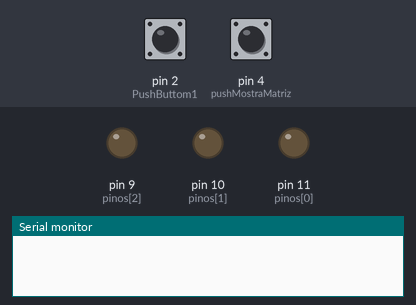
This sketch was run on a simulated Arduino Uno, built with avr-gcc and run on an emulated ATmega328P. Shown: output pins drawn as LEDs (lit = HIGH), the last lines printed to the serial monitor. The test bench sets the inputs (shaded band); at power-on: pin 2 (PushButtom1) LOW, pin 4 (pushMostraMatriz) LOW.

Above: at 1.2 s.
1.3 s: pin 2 (PushButtom1) pulled HIGH for 0.15 s
At 2.4 s:
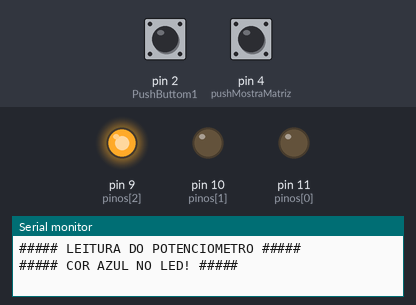
2.9 s: pin 4 (pushMostraMatriz) pulled HIGH for 0.15 s
4.5 s: pin 4 (pushMostraMatriz) driven HIGH
Timing chart, 0 to 7.5 s (numbered marks = the images above; inputs shaded):
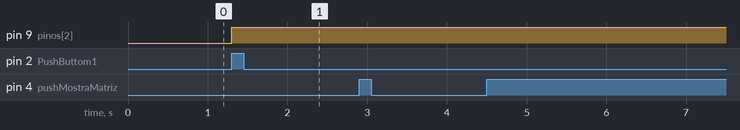

Measured:
- after the input at 1.3 s, pin 9 (pinos[2]): LOW → HIGH at once

The sketch:

LEGRGB_MATRIZ.ino
```cpp
int pinos[] = {11, 10, 9}; //R | G | B
int PushButtom1 = 2;
int pushMostraMatriz = 4;
int matrizRGB[6][4] = { // red | green | blue | contador
  {255, 0, 0, 0},    //red
  {0, 255, 0, 0},    //green
  {0, 0, 255, 0},    //blue
  {255, 255, 0, 0},  //AMARELO
  {150, 0, 255, 0},  //MAGENTA
  {100, 0, 128, 0}   // ROSA
};

void LeituraPotenciometro() {
  Serial.println("##### LEITURA DO POTENCIOMETRO #####");
  int linha = map(analogRead(A0), 0, 1023, 1, 6); // só 1 a 6

  if (linha == 1){
    Serial.println("##### COR VERMELHA NO LED! #####");
    matrizRGB[linha-1][3]++;
    analogWrite(pinos[0], matrizRGB[linha-1][0]);
    analogWrite(pinos[1], matrizRGB[linha-1][1]);
    analogWrite(pinos[2], matrizRGB[linha-1][2]);
  }
  else if (linha == 2){
    Serial.println("##### COR VERDE NO LED! #####");
    matrizRGB[linha-1][3]++;
    analogWrite(pinos[0], matrizRGB[linha-1][0]);
    analogWrite(pinos[1], matrizRGB[linha-1][1]);
    analogWrite(pinos[2], matrizRGB[linha-1][2]);
  }
  else if (linha == 3){
    Serial.println("##### COR AZUL NO LED! #####");
    matrizRGB[linha-1][3]++;
    analogWrite(pinos[0], matrizRGB[linha-1][0]);
    analogWrite(pinos[1], matrizRGB[linha-1][1]);
    analogWrite(pinos[2], matrizRGB[linha-1][2]);
  }
  else if (linha == 4){
    Serial.println("##### COR AMARELA NO LED! #####");
    matrizRGB[linha-1][3]++;
    analogWrite(pinos[0], matrizRGB[linha-1][0]);
    analogWrite(pinos[1], matrizRGB[linha-1][1]);
    analogWrite(pinos[2], matrizRGB[linha-1][2]);
  }
  else if (linha == 5){
    Serial.println("##### COR MAGENTA NO LED! #####");
    matrizRGB[linha-1][3]++;
    analogWrite(pinos[0], matrizRGB[linha-1][0]);
    analogWrite(pinos[1], matrizRGB[linha-1][1]);
    analogWrite(pinos[2], matrizRGB[linha-1][2]);
  }
  else if (linha == 6){
    Serial.println("##### COR ROSA NO LED! #####");
    matrizRGB[linha-1][3]++;
    analogWrite(pinos[0], matrizRGB[linha-1][0]);
    analogWrite(pinos[1], matrizRGB[linha-1][1]);
    analogWrite(pinos[2], matrizRGB[linha-1][2]);
  }
}

void Matriz_mostra() {
  int total = 0;
  for (int i = 0; i < 6; i++) {
    total += matrizRGB[i][3];
  }

  Serial.println("");
  Serial.println("##### QUANTIDADE DE VEZES ACESSADO CADA COR: #####");
  for (int i = 0; i < 6; i++) {
    if (i == 0) {
      Serial.print("COR VERMELHA: ");
      Serial.print(matrizRGB[i][3]);
      Serial.println(" vezes!");
    } else if (i == 1) {
      Serial.print("COR VERDE: ");
      Serial.print(matrizRGB[i][3]);
      Serial.println(" vezes!");
    } else if (i == 2) {
      Serial.print("COR AZUL: ");
      Serial.print(matrizRGB[i][3]);
      Serial.println(" vezes!");
    } else if (i == 3) {
      Serial.print("COR AMARELA: ");
      Serial.print(matrizRGB[i][3]);
      Serial.println(" vezes!");
    } else if (i == 4) {
      Serial.print("COR MAGENTA: ");
      Serial.print(matrizRGB[i][3]);
      Serial.println(" vezes!");
    } else if (i == 5) {
      Serial.print("COR ROSA: ");
      Serial.print(matrizRGB[i][3]);
      Serial.println(" vezes!");
    }
  }
}

void setup() {
  for (int i = 0; i < 3; i++) { // só 3 pinos
    pinMode(pinos[i], OUTPUT);
  }
  pinMode(PushButtom1, INPUT);
  pinMode(pushMostraMatriz, INPUT);
  Serial.begin(9600);
}

void loop() { // CHAMADOR DE FUNÇÕES
  if (digitalRead(PushButtom1) == HIGH) {
    LeituraPotenciometro();
    delay(500);
  }
  if (digitalRead(pushMostraMatriz) == HIGH) {
    Matriz_mostra();
    delay(500);
  }
}
```
